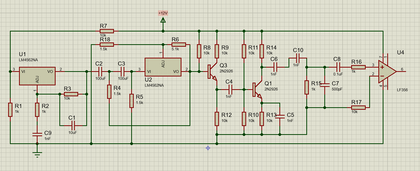
%> input picture circus.png, 420 x 171 px, shrunk from 1655 x 673 before the run
$ octave changecolor.m   (GNU Octave 9; MATLAB toolbox functions it lacks are replaced by stand-ins)
%> lines starting %> are read from the running program, lines starting %| are printed output that depends on the picture
clear;
clc;
[fileName,filePath] = uigetfile('*');
%> the answer given: circus.png
str  = strcat(filePath,fileName);
input_img =  imread(str);
%> input_img is the input picture: size 171x420x3 uint8; mean R, G, B 211.2, 210.3, 193.5
rgb = input_img;
figure;
imshow(rgb);
R=rgb(:,:,1); %red
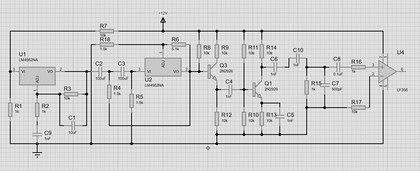
%> R: size 171x420 uint8; min 0, max 255, mean 211.2
G=rgb(:,:,2); %green
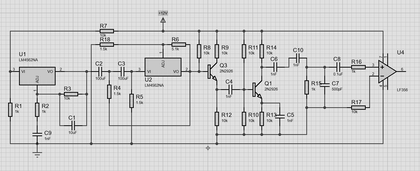
%> G: size 171x420 uint8; min 0, max 255, mean 210.3
B=rgb(:,:,3); %blue
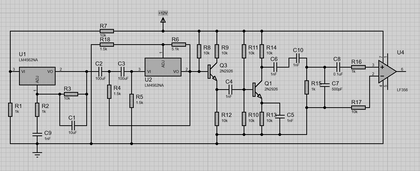
%> B: size 171x420 uint8; min 0, max 245, mean 193.5
[x,y,z]=size(rgb);
%> x = 171; y = 420; z = 3
for i=1:x
    for j=1:y
        if( (R(i,j) >= 190) && (R(i,j) <=255) && (G(i,j) >=190) && (G(i,j) <=255)&&(B(i,j) >=190) && (B(i,j) <=255) )
            %the RGB value can be customized
            R(i,j) = 255;
            G(i,j) = 255;
            B(i,j) = 255;
        end
% [5 lines of commented-out code are left out]
    end
end
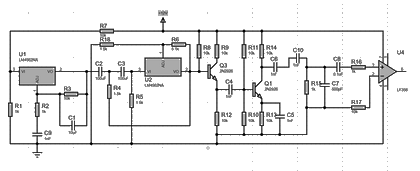
%> B: size 171x420 uint8; min 0, max 255, mean 236.1
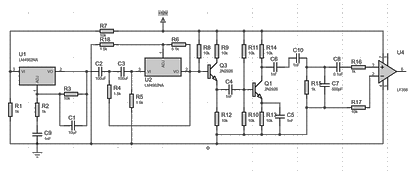
%> G: size 171x420 uint8; min 0, max 255, mean 239.5
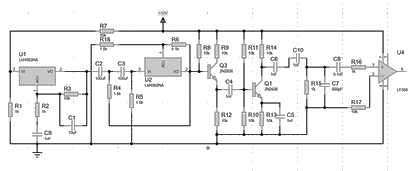
%> R: size 171x420 uint8; min 0, max 255, mean 240.4
% in this way
% blue(:,:,1)=R(:,:);
% blue(:,:,2)=G(:,:);
% blue(:,:,3)=B(:,:);
%
% % another way
for i=1:x
    for j=1:y
        output(i,j,1) = R(i,j);
        output(i,j,2) = G(i,j);
        output(i,j,3) = B(i,j);
    end
end
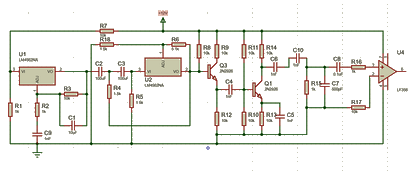
%> output: size 171x420x3 uint8; mean R, G, B 240.4, 239.5, 236.1

figure;
imshow(output);
imwrite(output,'output.png')
